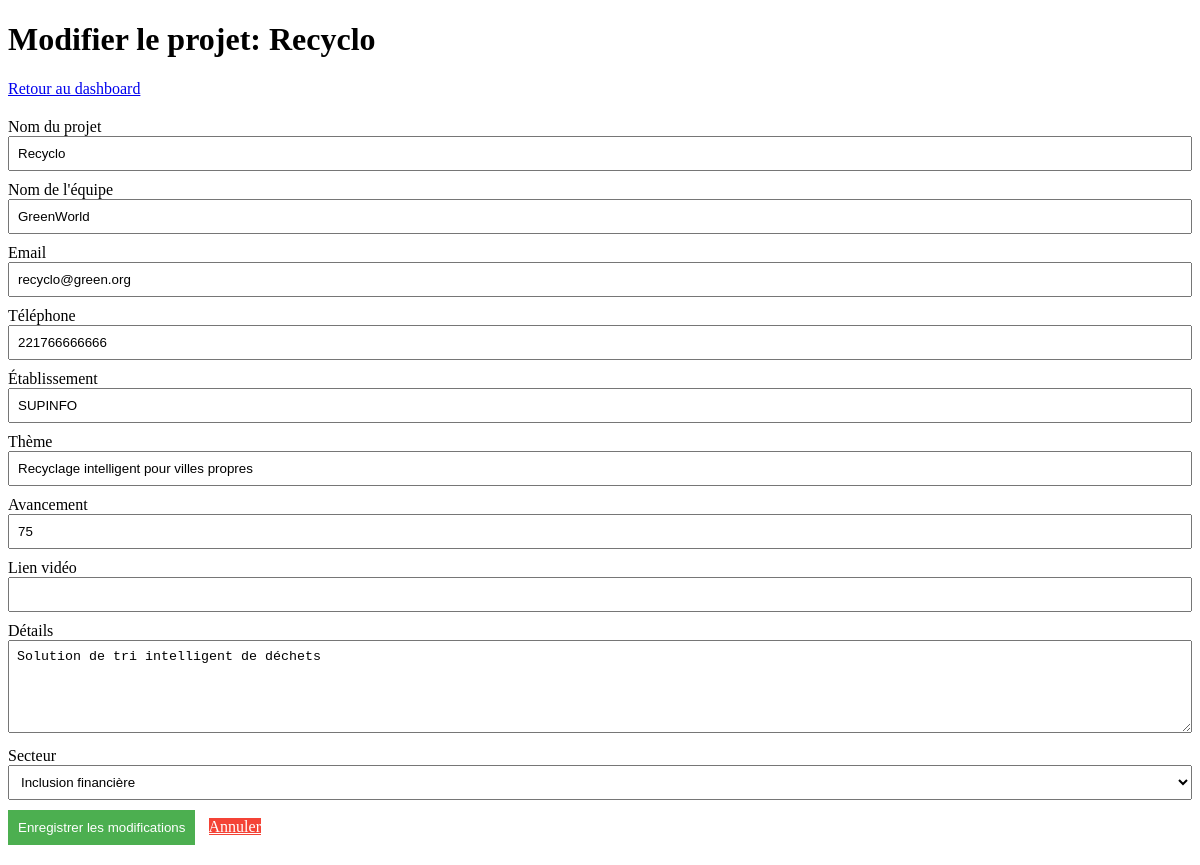
Screenshot of /edit-projet.php?id=14 (signed in) with the database file from the repository.
### tables this page shows
CREATE TABLE `projets` (
  `id` int(11) NOT NULL,
  `nom_equipe` varchar(100) NOT NULL,
  `nom_projet` varchar(100) NOT NULL,
  `etablissement` varchar(150) DEFAULT NULL,
  `email` varchar(100) NOT NULL,
  `telephone` varchar(20) DEFAULT NULL,
  `secteur_id` int(11) DEFAULT NULL,
  `theme` varchar(150) DEFAULT NULL,
  `avancement_prototype` varchar(50) DEFAULT NULL,
  `play_video_url` text DEFAULT NULL,
  `detail` text DEFAULT NULL
);

### controllers/projetController.php (called while the page is built, shortened)
<?php
require_once __DIR__ . '/../src/Projet/ProjetService.php';
class ProjetController {
    public function getProjetById($id) {
        return ProjetService::getById($id);
    }
}
$projetController = new ProjetController();

### src/Projet/ProjetService.php (called while the page is built, shortened)
<?php
require_once __DIR__ . '/../../config/database.php';
class ProjetService {
    public static function getById($id) {
        global $pdo;
        try {
            $stmt = $pdo->prepare("SELECT p.*, s.nom AS secteur_nom FROM projets p
                                  LEFT JOIN secteurs s ON p.secteur_id = s.id
                                  WHERE p.id = ?");
            $stmt->execute([$id]);
            return $stmt->fetch(\PDO::FETCH_ASSOC);
        } catch (\PDOException $e) {
            error_log("Erreur lors de la récupération du projet: " . $e->getMessage());
            return false;
        }
    }
}

### public/edit-projet.php (the view, shortened to what this page needs)
<?php
require_once '../controllers/projetController.php';
$projet = $projetController->getProjetById($_GET['id']);
?>
<!DOCTYPE html>
<html lang="fr">
<head>
</head>
<body>
    <h1>Modifier le projet: <?= htmlspecialchars($projet['nom_projet']) ?></h1>
    <a href="dashboard.php">Retour au dashboard</a>
    <form method="post" action="dashboard.php">
        <label for="nom_projet">Nom du projet</label>
        <input id="nom_projet" name="nom_projet" value="<?= htmlspecialchars($projet['nom_projet']) ?>" required>
        <label for="nom_equipe">Nom de l'équipe</label>
        <input id="nom_equipe" name="nom_equipe" value="<?= htmlspecialchars($projet['nom_equipe']) ?>" required>
        <label for="email">Email</label>
        <input id="email" type="email" name="email" value="<?= htmlspecialchars($projet['email']) ?>" required>
        <label for="telephone">Téléphone</label>
        <input id="telephone" name="telephone" value="<?= htmlspecialchars($projet['telephone'] ?? '') ?>">
        <label for="etablissement">Établissement</label>
        <input id="etablissement" name="etablissement" value="<?= htmlspecialchars($projet['etablissement'] ?? '') ?>">
        <label for="theme">Thème</label>
        <input id="theme" name="theme" value="<?= htmlspecialchars($projet['theme']) ?>" required>
        <label for="avancement_prototype">Avancement</label>
        <input id="avancement_prototype" name="avancement_prototype" value="<?= htmlspecialchars($projet['avancement_prototype']) ?>" required>
        <label for="play_video_url">Lien vidéo</label>
        <input id="play_video_url" name="play_video_url" value="<?= htmlspecialchars($projet['play_video_url'] ?? '') ?>">
        <label for="detail">Détails</label>
        <textarea id="detail" name="detail" rows="5"><?= htmlspecialchars($projet['detail'] ?? '') ?></textarea>
        <label for="secteur_id">Secteur</label>
        <select id="secteur_id" name="secteur_id" required>
            <?php
                try {
                    $stmt = $pdo->query("SELECT id, nom FROM secteurs ORDER BY nom");
                    $secteurs = $stmt->fetchAll(PDO::FETCH_ASSOC);
                    foreach ($secteurs as $secteur) {
                        $selected = ($secteur['id'] == $projet['secteur_id']) ? 'selected' : '';
                        echo '<option value="' . htmlspecialchars($secteur['id']) . '" ' . $selected . '>' .
                             htmlspecialchars($secteur['nom']) . '</option>';
                    }
                } catch (PDOException $e) {
                    echo '<option disabled>Erreur lors du chargement</option>';
                }
            ?>
        </select>
        <div>
            <button type="submit" class="btn-primary">Enregistrer les modifications</button>
            <a href="dashboard.php" class="btn-danger">Annuler</a>
        </div>
    </form>
</body>
</html>

### public/edit-projet.php (style rules this page uses)
form { margin: 20px 0; }
input, select, textarea { margin-bottom: 10px; padding: 8px; width: 100%; box-sizing: border-box; }
button { padding: 10px; margin-right: 10px; }
.btn-primary { background: #4CAF50; color: white; border: none; cursor: pointer; }
.btn-danger { background: #f44336; color: white; border: none; cursor: pointer; }

### rows the page displays
projets: nom_projet "Recyclo", nom_equipe "GreenWorld", email "recyclo@green.org", telephone "221766666666", etablissement "SUPINFO", theme "Recyclage intelligent pour villes propres", avancement_prototype "75", detail "Solution de tri intelligent de déchets"

### other values shown
form field secteur_id "Inclusion financière"
